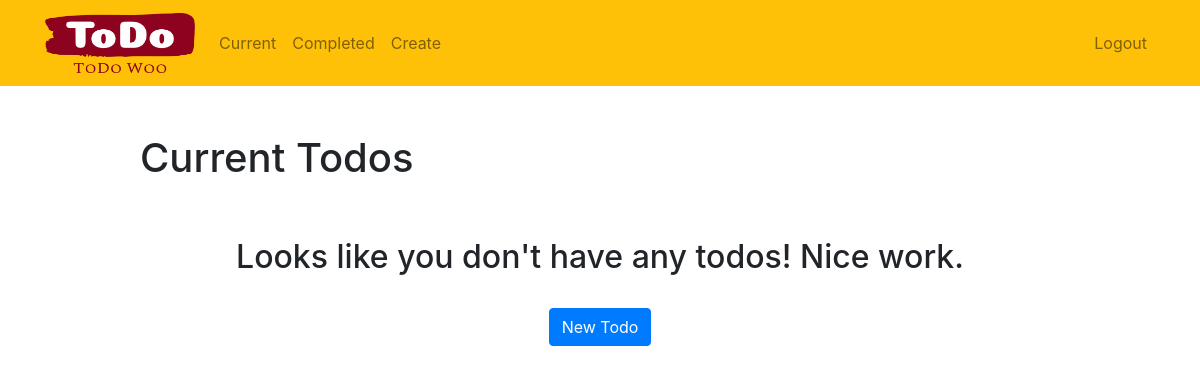
Before: /current/ (signed in) with the older database file.
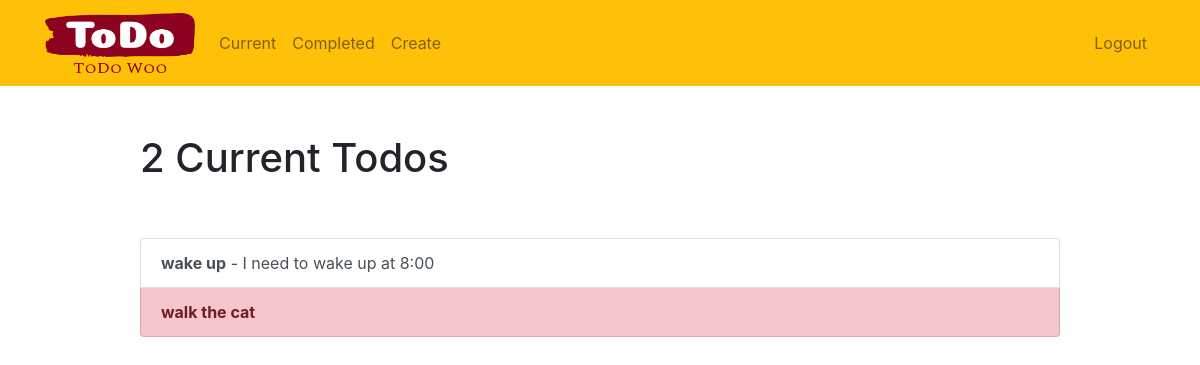
After: the same page with the newer database file.
### todo/models.py (models this page shows, shortened)
class Todo(models.Model):
    title = models.CharField(max_length=100)
    memo = models.TextField(blank=True)
    created = models.DateTimeField(auto_now_add=True)
    datecompleted = models.DateTimeField(null=True, blank=True)
    important = models.BooleanField(default=False)
    user = models.ForeignKey(User, on_delete = models.CASCADE)

### todo/views.py (the view)
# urls.py: path('current/', views.currenttodos, name='currenttodos'),
@login_required
def currenttodos(request):
    todos = Todo.objects.filter(user=request.user, datecompleted__isnull=True)
    return render(request, 'todo/currenttodos.html', {'todos': todos})

### todo/templates/todo/currenttodos.html
{% extends "todo/base.html" %}
{% block content %}
    <div class="row justify-content-center mt-5">
        <div class="col-md-10">
            {% if todos %}
                 <h1>{{ todos.count }} Current Todo{{ todos.count|pluralize }}</h1>
            {% else %}
                           <h1>Current Todos</h1>
            {% endif %}
        </div>
    </div>
    <div class="row justify-content-center mt-5">
        <div class="col-md-10">
        {% if todos %}
            <div class="list-group">
                {% for todo in todos %}
                    <a href="{% url 'viewtodo' todo.id %}" class="list-group-item list-group-item-action{% if todo.important %} list-group-item-danger{% endif %}"><b>{{ todo.title }}</b>{% if todo.memo %} - {{ todo.memo|truncatechars:30 }}{% endif %}</a>
                {% endfor %}
            </div>
        {% else %}
            <div class="text-center">
                <h2>Looks like you don't have any todos! Nice work.</h2>
            <br>
            <a role="button" class="btn btn-primary" href="{% url 'createtodo' %}">New Todo</a>
            </div>
        {% endif %}
        </div>
    </div>
{% endblock %}

Changed rows visible on the page:
added Todo: title "wake up", memo "I need to wake up at 8:00", important False (drawn)
added Todo: title "walk the cat", important True (drawn)
Other visible differences:
{{ todos.count }}: (not shown) → "2"
text no longer shown: "Current Todos Looks like you don't have any todos! Nice work. New Todo"
text now shown: "Current Todo"
